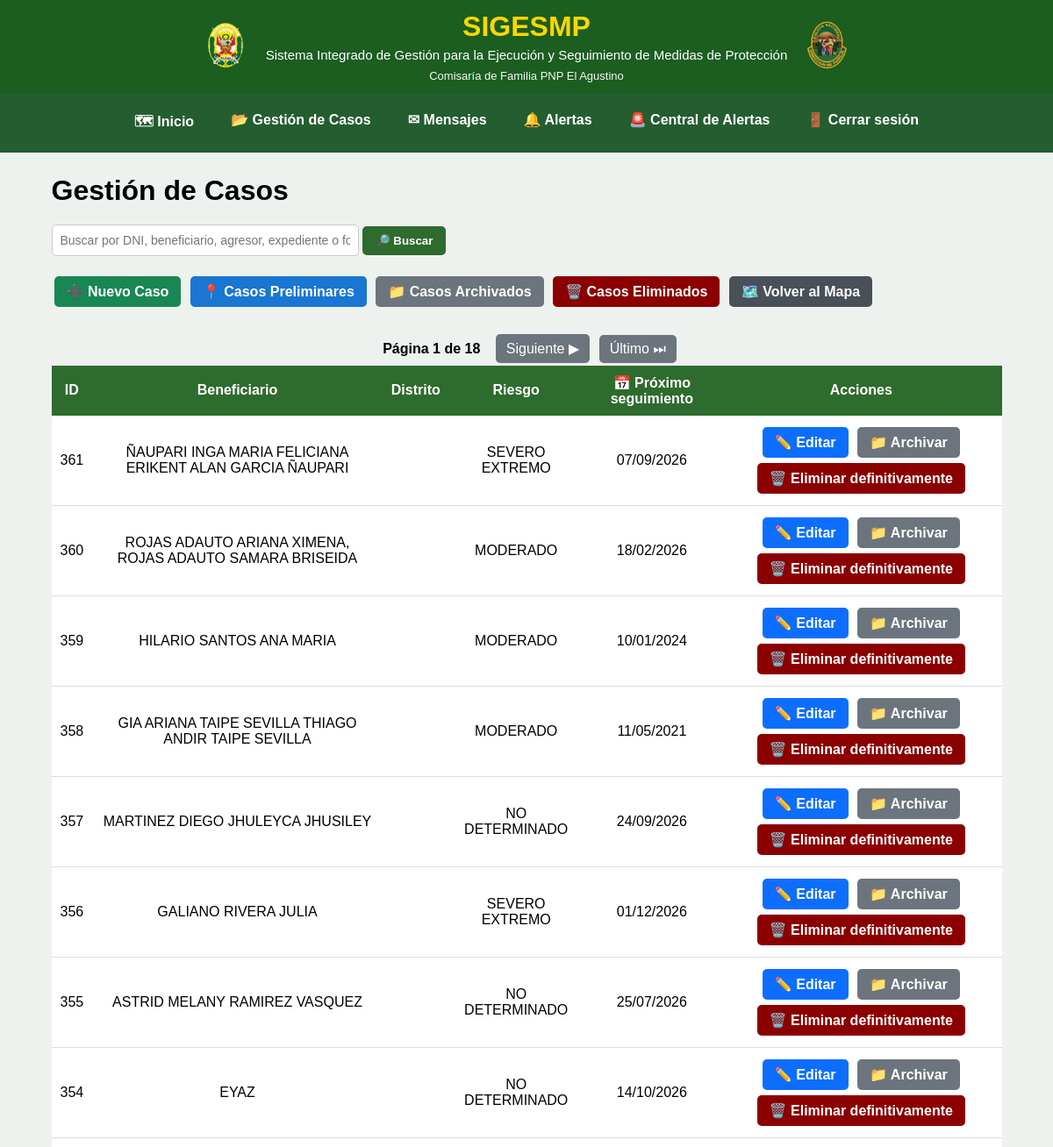
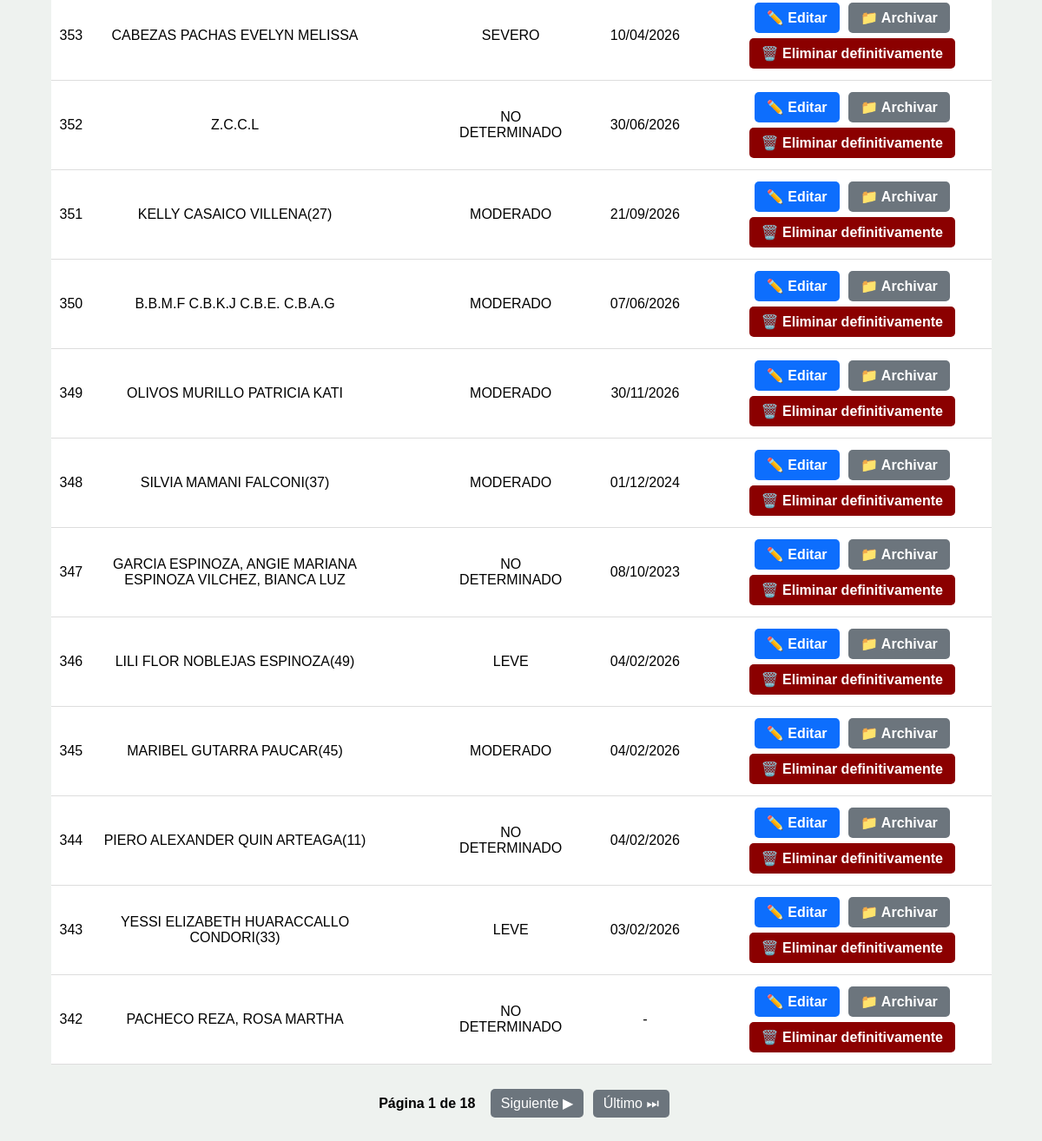
Page /gestion-casos/ (signed in) on the earlier database version (2 pictures, top to bottom).
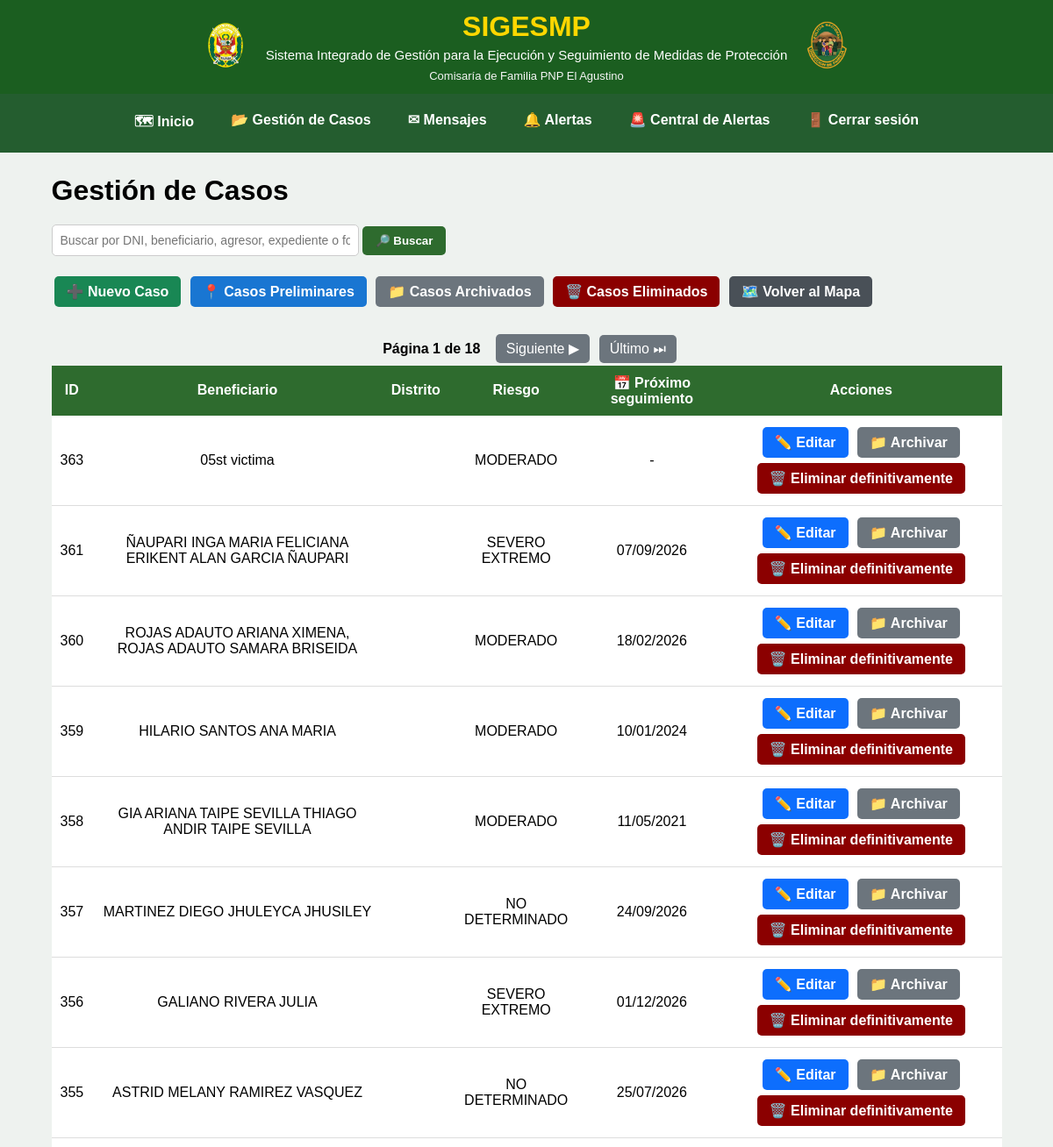
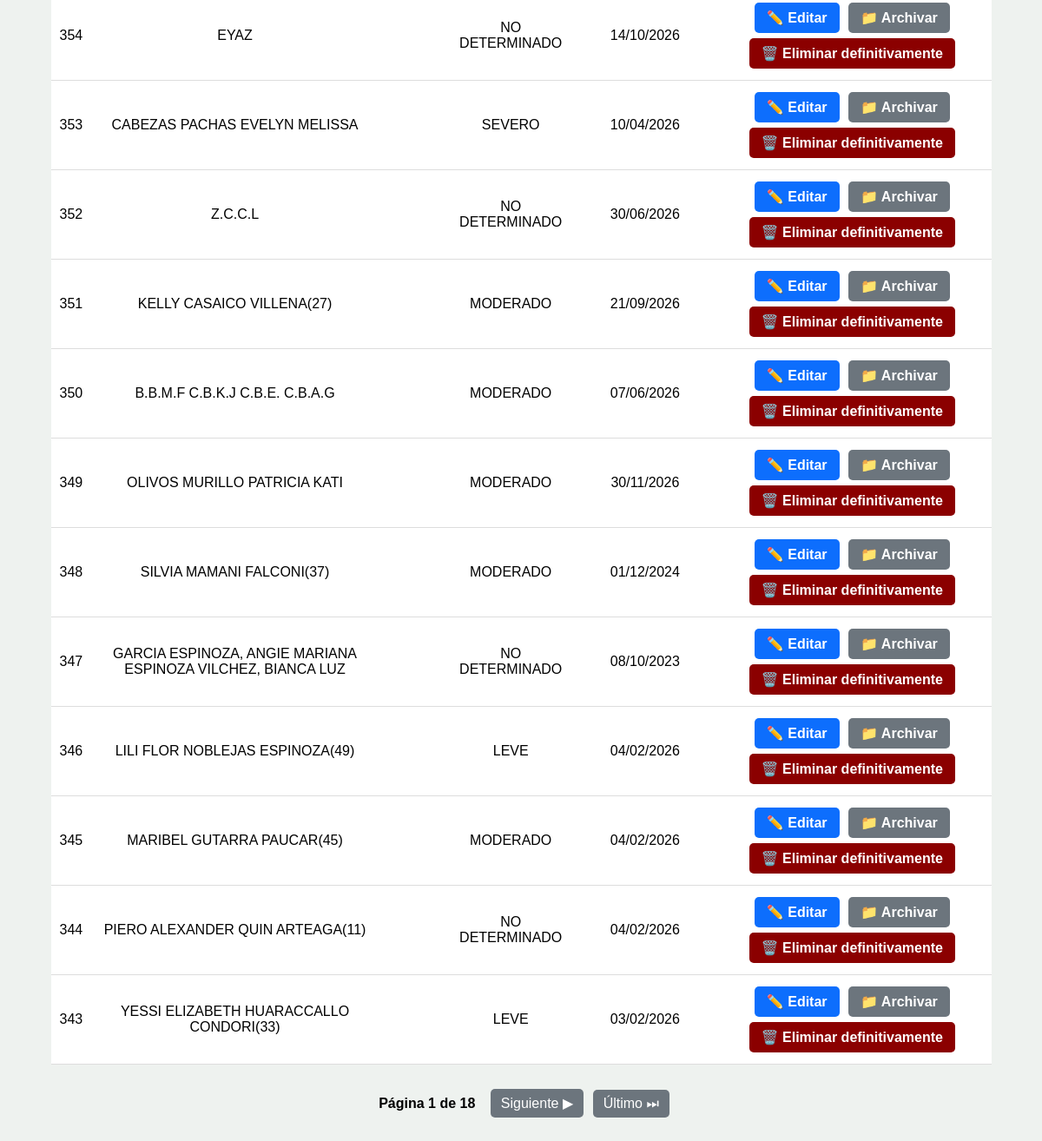
Same page on the later database version (2 pictures, top to bottom).
### mapa/models.py (models this page shows, shortened)
class Caso(models.Model):
    RIESGOS = [
        ("LEVE", "Leve"),
        ("MODERADO", "Moderado"),
        ("SEVERO", "Severo"),
        ("SEVERO EXTREMO", "Severo extremo"),
        ("NO DETERMINADO", "No determinado"),
    ]
    NOTIFICACION = [
        ("PENDIENTE", "Pendiente"),
        ("NOTIFICADO", "Notificado"),
    ]
    TIPO_VIOLENCIA = [
        ("FISICA", "Física"),
        ("PSICOLOGICA", "Psicológica"),
        ("SEXUAL", "Sexual"),
        ("ECONOMICA", "Económica o Patrimonial"),
    ]
    ESTADO_UBICACION_AGRESOR = [
        ("UBICADO", "Ubicado"),
        ("NO UBICADO", "No ubicado"),
    ]
    beneficiario = models.CharField(
        max_length=200,
        blank=True
    )
    dni_beneficiario = models.CharField(
        max_length=8,
        blank=True
    )
    domicilio = models.CharField(
        max_length=300,
        blank=True
    )
    region_domicilio = models.ForeignKey(
        Region,
        on_delete=models.SET_NULL,
        null=True,
        blank=True,
        related_name="casos_region_domicilio"
    )
    provincia_domicilio = models.ForeignKey(
        Provincia,
        on_delete=models.SET_NULL,
        null=True,
        blank=True,
        related_name="casos_provincia_domicilio"
    )
    distrito_domicilio = models.ForeignKey(
        Distrito,
        on_delete=models.SET_NULL,
        null=True,
        blank=True,
        related_name="casos_distrito_domicilio"
    )
    tipo_via = models.CharField(
        max_length=30,
        blank=True,
        verbose_name="Tipo de vía"
    )
    nombre_via = models.CharField(
        max_length=200,
        blank=True,
        verbose_name="Nombre de vía"
    )
    numero_via = models.CharField(
        max_length=50,
        blank=True,
        verbose_name="Número"
    )
    complemento_domicilio = models.CharField(
        max_length=300,
        blank=True,
        verbose_name="Complemento / referencia"
    )
    domicilio_normalizado = models.CharField(
        max_length=250,
        blank=True,
        verbose_name="Domicilio normalizado"
    )
    nivel_riesgo = models.CharField(
        max_length=30,
        choices=RIESGOS,
        blank=True
    )
    region_denuncia = models.ForeignKey(
        Region,
        on_delete=models.PROTECT,
        related_name="casos_denuncia_region",
        null=True,
        blank=True,
    )
    provincia_denuncia = models.ForeignKey(
        Provincia,
        on_delete=models.PROTECT,
        related_name="casos_denuncia_provincia",
        null=True,
        blank=True,
    )
    distrito_denuncia = models.ForeignKey(
        Distrito,
        on_delete=models.PROTECT,
        related_name="casos_denuncia_distrito",
        null=True,
        blank=True,
    )
    region_medida = models.ForeignKey(
        Region,
        on_delete=models.PROTECT,
        related_name="casos_medida_region",
        null=True,
        blank=True,
    )
    provincia_medida = models.ForeignKey(
        Provincia,
        on_delete=models.PROTECT,
        related_name="casos_medida_provincia",
        null=True,
        blank=True,
    )
    distrito_medida = models.ForeignKey(
        Distrito,
        on_delete=models.PROTECT,
        related_name="casos_medida_distrito",
        null=True,
        blank=True,
    )
    comisaria_denuncia = models.CharField(
        max_length=150,
        verbose_name="Comisaría donde se interpuso la denuncia"
    )
    comisaria_medida = models.CharField(
        max_length=150,
        verbose_name="Comisaría de Familia responsable"
    )
    efectivo = models.CharField(
        max_length=100,
        blank=True
    )
    responsable = models.ForeignKey(
        User,
        null=True,
        blank=True,
        on_delete=models.SET_NULL,
        related_name="casos_asignados"
    )
    folder = models.CharField(
        max_length=100,
        blank=True
    )
    expediente = models.CharField(
        max_length=100,
        blank=True
    )
    agresor = models.CharField(
        max_length=200,
        blank=True
    )
    dni_agresor = models.CharField(
        max_length=8,
        blank=True
    )
    telefono_agresor = models.CharField(
        "Teléfono del agresor",
        max_length=50,
        blank=True
    )
    direccion_agresor = models.CharField(
        "Dirección del agresor",
        max_length=300,
        blank=True
    )
    tipo_via_agresor = models.CharField(
        max_length=30,
        blank=True,
        verbose_name="Tipo de vía"
    )
    nombre_via_agresor = models.CharField(
        max_length=200,
        blank=True,
        verbose_name="Nombre de vía"
    )
    numero_via_agresor = models.CharField(
        max_length=50,
        blank=True,
        verbose_name="Número"
    )
    complemento_domicilio_agresor = models.CharField(
        max_length=300,
        blank=True,
        verbose_name="Complemento / referencia"
    )
    agresor_registro = models.ForeignKey(
        "Agresor",
        on_delete=models.SET_NULL,
        null=True,
        blank=True,
        related_name="casos"
    )
    region_agresor = models.ForeignKey(
        Region,
        on_delete=models.SET_NULL,
        null=True,
        blank=True,
        related_name="casos_region_agresor"
    )
    provincia_agresor = models.ForeignKey(
        Provincia,
        on_delete=models.SET_NULL,
        null=True,
        blank=True,
        related_name="casos_provincia_agresor"
    )
    distrito_agresor = models.ForeignKey(
        Distrito,
        on_delete=models.SET_NULL,
        null=True,
        blank=True,
        related_name="casos_distrito_agresor"
    )
    estado_ubicacion_agresor = models.CharField(
        "Estado de ubicación del agresor",
        max_length=15,
        choices=ESTADO_UBICACION_AGRESOR,
        default="NO UBICADO"
    )
    latitud_agresor = models.FloatField(
        null=True,
        blank=True
    )
    longitud_agresor = models.FloatField(
        null=True,
        blank=True
    )
    telefono = models.CharField(
        "Teléfono de la beneficiaria",
        max_length=50,
        blank=True
    )
    fecha_denuncia = models.DateField(
        "Fecha de la denuncia",
        null=True,
        blank=True
    )
    violencia_fisica = models.BooleanField(
        "Violencia física",
        default=False
    )
    violencia_psicologica = models.BooleanField(
        "Violencia psicológica",
        default=False
    )
    violencia_sexual = models.BooleanField(
        "Violencia sexual",
        default=False
    )
    violencia_economica = models.BooleanField(
        "Violencia económica o patrimonial",
        default=False
    )
    fecha_registro = models.DateField(
        null=True,
        blank=True
    )
    ultima_visita = models.DateField(
        null=True,
        blank=True
    )
    fecha_limite = models.DateField(
        "Próximo seguimiento",
        null=True,
        blank=True
    )
    notificacion_vencimiento_leida = models.BooleanField(
        default=False
    )
    notificacion_beneficiario = models.CharField(
        max_length=15,
        choices=NOTIFICACION,
        default="PENDIENTE"
    )
    fecha_notificacion_beneficiario = models.DateField(
        null=True,
        blank=True
    )
    motivo_notificacion_beneficiario_pendiente = models.TextField(
        "Motivo de notificación pendiente de la persona beneficiaria",
        blank=True
    )
    notificacion_agresor = models.CharField(
        max_length=15,
        choices=NOTIFICACION,
        default="PENDIENTE"
    )
    fecha_notificacion_agresor = models.DateField(
        null=True,
        blank=True
    )
    motivo_notificacion_agresor_pendiente = models.TextField(
        "Motivo de notificación pendiente de la persona agresora",
        blank=True
    )
    estado = models.CharField(
        max_length=15,
        default="ACTIVO"
    )
    fecha_eliminacion = models.DateTimeField(
        null=True,
        blank=True
    )
    eliminado_por = models.ForeignKey(
        User,
        null=True,
        blank=True,
        on_delete=models.SET_NULL,
        related_name="casos_eliminados"
    )
    latitud = models.FloatField(
        null=True,
        blank=True
    )
    longitud = models.FloatField(
        null=True,
        blank=True
    )
    edicion_autorizada = models.BooleanField(
        default=False
    )
    class Meta:
        permissions = [
            (
                "modificar_directo",
                "Puede modificar casos directamente"
            ),
            (
                "aprobar_modificacion",
                "Puede aprobar modificaciones"
            ),
            (
                "archivar_directo",
                "Puede archivar casos directamente"
            ),
            (
                "aprobar_archivado",
                "Puede aprobar archivados"
            ),
            (
                "eliminar_directo",
                "Puede eliminar casos directamente"
            ),
            (
                "aprobar_eliminacion",
                "Puede aprobar eliminaciones"
            ),
            (
                "administrar_usuarios",
                "Puede administrar usuarios"
            ),
        ]

### mapa/views.py (the view, shortened to what this page needs)
@login_required
@grupo_requerido(
    "Administrador",
    "Jefe_MP",
    "Usuario_MP",
    "Usuario_Estadistica"
)
def gestion_casos(request):
    busqueda = request.GET.get("q", "").strip()
    casos = Caso.objects.exclude(
        estado="ELIMINADO"
    )
    casos = casos.order_by("-id")
    from django.core.paginator import Paginator
    paginator = Paginator(casos, 20)
    pagina = request.GET.get("page")
    casos = paginator.get_page(pagina)
    return render(
        request,
        "mapa/gestion_casos.html",
        {
            "casos": casos,
            "busqueda": busqueda,
        }
    )

### mapa/templates/mapa/gestion_casos.html (shortened to what the changed rows need)
{% extends "mapa/base.html" %}
{% block content %}
<div class="contenedor">
    <h1>Gestión de Casos</h1>
    <div class="tabla-contenedor">
        <table>
            <thead>
                <tr>
                    <th>ID</th>
                    <th>Beneficiario</th>
                    <th>Distrito</th>
                    <th>Riesgo</th>
                    <th>📅 Próximo seguimiento</th>
                    <th>Acciones</th>
                </tr>
            </thead>
            <tbody>
                {% for caso in casos %}
                <tr>
                    <td>
                        {{ caso.id }}
                    </td>
                    <td>
                        {{ caso.beneficiario }}
                    </td>
                    <td>
                    </td>
                    <td>
                        {{ caso.nivel_riesgo }}
                    </td>
                    <td>
                        {% if caso.fecha_limite %}
                            {{ caso.fecha_limite|date:"d/m/Y" }}
                        {% else %}
                            -
                        {% endif %}
                    </td>
                    <td>
                        {% if request.user.is_superuser or request.user.groups.all.0.name == "Administrador" %}
                            <a href="{% url 'editar_caso' caso.id %}"
                               class="btn editar">
                                ✏️ Editar
                            </a>
                            <a href="{% url 'archivar_caso' caso.id %}"
                               class="btn archivar"
                               onclick="return confirm('¿Desea archivar este caso?');">
                                📁 Archivar
                            </a>
                            <a href="{% url 'eliminar_caso' caso.id %}"
                               class="btn eliminar"
                               onclick="return confirm('⚠️ ATENCIÓN: este caso será enviado a Casos Eliminados. ¿Desea continuar?');">
                                🗑️ Eliminar definitivamente
                            </a>
                        {% endif %}
                    </td>
                </tr>
                {% empty %}
                <tr>
                    <td colspan="6">
                        No hay casos registrados.
                    </td>
                </tr>
                {% endfor %}
            </tbody>
        </table>
    </div>
</div>
{% endblock %}

Differences in the rows shown:
no longer on this page (row unchanged): Caso: id "342", beneficiario "PACHECO REZA, ROSA MARTHA", nivel_riesgo "NO DETERMINADO"
added Caso: id "363", beneficiario "05st victima", nivel_riesgo "MODERADO"
